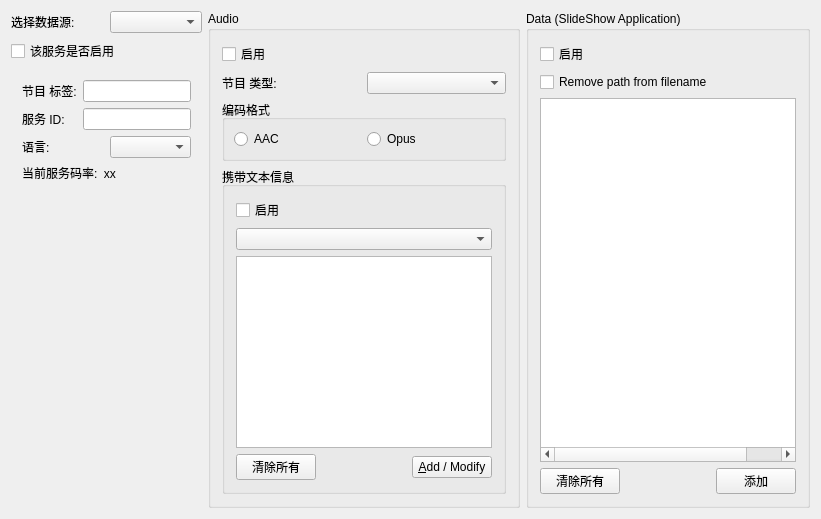
          <widget class="QWidget" name="tabService3">
           <attribute name="title">
            <string>服务 3</string>
           </attribute>
           <layout class="QHBoxLayout" name="horizontalLayout_10">
            <item>
             <layout class="QVBoxLayout" name="verticalLayout_14">
              <item>
               <layout class="QHBoxLayout" name="_23">
                <property name="spacing">
                 <number>6</number>
                </property>
                <property name="leftMargin">
                 <number>0</number>
                </property>
                <property name="topMargin">
                 <number>0</number>
                </property>
                <property name="rightMargin">
                 <number>0</number>
                </property>
                <property name="bottomMargin">
                 <number>0</number>
                </property>
                <item>
                 <widget class="QLabel" name="TextLabelProgramType_5">
                  <property name="text">
                   <string>选择数据源:</string>
                  </property>
                  <property name="wordWrap">
                   <bool>false</bool>
                  </property>
                 </widget>
                </item>
                <item>
                 <widget class="QComboBox" name="ComboBoxSelectiveSource3"/>
                </item>
               </layout>
              </item>
              <item>
               <widget class="QCheckBox" name="CheckBoxEnableService_3">
                <property name="enabled">
                 <bool>true</bool>
                </property>
                <property name="sizePolicy">
                 <sizepolicy hsizetype="Minimum" vsizetype="Minimum">
                  <horstretch>0</horstretch>
                  <verstretch>0</verstretch>
                 </sizepolicy>
                </property>
                <property name="text">
                 <string>该服务是否启用</string>
                </property>
                <property name="checked">
                 <bool>false</bool>
                </property>
                <property name="tristate">
                 <bool>false</bool>
                </property>
               </widget>
              </item>
              <item>
               <layout class="QVBoxLayout" name="_24">
                <property name="spacing">
                 <number>6</number>
                </property>
                <property name="leftMargin">
                 <number>11</number>
                </property>
                <property name="topMargin">
                 <number>11</number>
                </property>
                <property name="rightMargin">
                 <number>11</number>
                </property>
                <property name="bottomMargin">
                 <number>11</number>
                </property>
                <item>
                 <layout class="QHBoxLayout" name="_25">
                  <property name="spacing">
                   <number>6</number>
                  </property>
                  <property name="leftMargin">
                   <number>0</number>
                  </property>
                  <property name="topMargin">
                   <number>0</number>
                  </property>
                  <property name="rightMargin">
                   <number>0</number>
                  </property>
                  <property name="bottomMargin">
                   <number>0</number>
                  </property>
                  <item>
                   <widget class="QLabel" name="TextLabelServiceLabel_3">
                    <property name="text">
                     <string>节目 标签:</string>
                    </property>
                    <property name="wordWrap">
                     <bool>false</bool>
                    </property>
                   </widget>
                  </item>
                  <item>
                   <widget class="QLineEdit" name="LineEditServiceLabel_3">
                    <property name="sizePolicy">
                     <sizepolicy hsizetype="Preferred" vsizetype="Fixed">
                      <horstretch>0</horstretch>
                      <verstretch>0</verstretch>
                     </sizepolicy>
                    </property>
                   </widget>
                  </item>
                 </layout>
                </item>
                <item>
                 <layout class="QHBoxLayout" name="_26">
                  <property name="spacing">
                   <number>6</number>
                  </property>
                  <property name="leftMargin">
                   <number>0</number>
                  </property>
                  <property name="topMargin">
                   <number>0</number>
                  </property>
                  <property name="rightMargin">
                   <number>0</number>
                  </property>
                  <property name="bottomMargin">
                   <number>0</number>
                  </property>
                  <item>
                   <widget class="QLabel" name="TextLabelServiceID_3">
                    <property name="text">
                     <string>服务 ID:</string>
                    </property>
                    <property name="wordWrap">
                     <bool>false</bool>
                    </property>
                   </widget>
                  </item>
                  <item>
                   <widget class="QLineEdit" name="LineEditServiceID_3">
                    <property name="sizePolicy">
                     <sizepolicy hsizetype="Preferred" vsizetype="Fixed">
                      <horstretch>0</horstretch>
                      <verstretch>0</verstretch>
                     </sizepolicy>
                    </property>
                   </widget>
                  </item>
                 </layout>
                </item>
                <item>
                 <layout class="QHBoxLayout" name="_27">
                  <property name="spacing">
                   <number>6</number>
                  </property>
                  <property name="leftMargin">
                   <number>0</number>
                  </property>
                  <property name="topMargin">
                   <number>0</number>
                  </property>
                  <property name="rightMargin">
                   <number>0</number>
                  </property>
                  <property name="bottomMargin">
                   <number>0</number>
                  </property>
                  <item>
                   <widget class="QLabel" name="TextLabelServiceLanguage_3">
                    <property name="text">
                     <string>语言:</string>
                    </property>
                    <property name="wordWrap">
                     <bool>false</bool>
                    </property>
                   </widget>
                  </item>
                  <item>
                   <widget class="QComboBox" name="ComboBoxLanguage_3"/>
                  </item>
                 </layout>
                </item>
                <item>
                 <widget class="QLabel" name="label_12">
                  <property name="text">
                   <string>当前服务码率:  xx</string>
                  </property>
                 </widget>
                </item>
                <item>
                 <spacer name="Spacer3_3">
                  <property name="orientation">
                   <enum>Qt::Vertical</enum>
                  </property>
                  <property name="sizeType">
                   <enum>QSizePolicy::MinimumExpanding</enum>
                  </property>
                  <property name="sizeHint" stdset="0">
                   <size>
                    <width>20</width>
                    <height>20</height>
                   </size>
                  </property>
                 </spacer>
                </item>
               </layout>
              </item>
             </layout>
            </item>
            <item>
             <widget class="QGroupBox" name="GroupBoxAudio_3">
              <property name="title">
               <string>Audio</string>
              </property>
              <layout class="QVBoxLayout" name="_28">
               <property name="spacing">
                <number>6</number>
               </property>
               <property name="leftMargin">
                <number>11</number>
               </property>
               <property name="topMargin">
                <number>11</number>
               </property>
               <property name="rightMargin">
                <number>11</number>
               </property>
               <property name="bottomMargin">
                <number>11</number>
               </property>
               <item>
                <widget class="QCheckBox" name="CheckBoxEnableAudio_3">
                 <property name="enabled">
                  <bool>true</bool>
                 </property>
                 <property name="text">
                  <string>启用</string>
                 </property>
                 <property name="checked">
                  <bool>false</bool>
                 </property>
                </widget>
               </item>
               <item>
                <layout class="QHBoxLayout" name="_29">
                 <property name="spacing">
                  <number>6</number>
                 </property>
                 <property name="leftMargin">
                  <number>0</number>
                 </property>
                 <property name="topMargin">
                  <number>0</number>
                 </property>
                 <property name="rightMargin">
                  <number>0</number>
                 </property>
                 <property name="bottomMargin">
                  <number>0</number>
                 </property>
                 <item>
                  <widget class="QLabel" name="TextLabelProgramType_6">
                   <property name="text">
                    <string>节目 类型:</string>
                   </property>
                   <property name="wordWrap">
                    <bool>false</bool>
                   </property>
                  </widget>
                 </item>
                 <item>
                  <widget class="QComboBox" name="ComboBoxProgramType_6"/>
                 </item>
                </layout>
               </item>
               <item>
                <widget class="QGroupBox" name="GroupBoxCodec_3">
                 <property name="title">
                  <string>编码格式</string>
                 </property>
                 <layout class="QHBoxLayout" name="_30">
                  <item>
                   <widget class="QRadioButton" name="RadioButtonAAC_3">
                    <property name="text">
                     <string>AAC</string>
                    </property>
                   </widget>
                  </item>
                  <item>
                   <widget class="QRadioButton" name="RadioButtonOPUS_3">
                    <property name="text">
                     <string>Opus</string>
                    </property>
                   </widget>
                  </item>
                  <item>
                   <spacer name="horizontalSpacer_4">
                    <property name="orientation">
                     <enum>Qt::Horizontal</enum>
                    </property>
                    <property name="sizeType">
                     <enum>QSizePolicy::Minimum</enum>
                    </property>
                    <property name="sizeHint" stdset="0">
                     <size>
                      <width>0</width>
                      <height>20</height>
                     </size>
                    </property>
                   </spacer>
                  </item>
                 </layout>
                </widget>
               </item>
               <item>
                <widget class="QGroupBox" name="GroupBoxTextMessage_3">
                 <property name="title">
                  <string>携带文本信息</string>
                 </property>
                 <layout class="QVBoxLayout" name="_31">
                  <property name="spacing">
                   <number>6</number>
                  </property>
                  <property name="leftMargin">
                   <number>11</number>
                  </property>
                  <property name="topMargin">
                   <number>11</number>
                  </property>
                  <property name="rightMargin">
                   <number>11</number>
                  </property>
                  <property name="bottomMargin">
                   <number>11</number>
                  </property>
                  <item>
                   <widget class="QCheckBox" name="CheckBoxEnableTextMessage_3">
                    <property name="enabled">
                     <bool>true</bool>
                    </property>
                    <property name="text">
                     <string>启用</string>
                    </property>
                    <property name="checked">
                     <bool>false</bool>
                    </property>
                   </widget>
                  </item>
                  <item>
                   <widget class="QComboBox" name="ComboBoxTextMessage_3"/>
                  </item>
                  <item>
                   <widget class="QTextEdit" name="MultiLineEditTextMessage_3">
                    <property name="tabChangesFocus">
                     <bool>true</bool>
                    </property>
                    <property name="acceptRichText">
                     <bool>false</bool>
                    </property>
                   </widget>
                  </item>
                  <item>
                   <layout class="QHBoxLayout" name="_32">
                    <property name="spacing">
                     <number>6</number>
                    </property>
                    <property name="leftMargin">
                     <number>0</number>
                    </property>
                    <property name="topMargin">
                     <number>0</number>
                    </property>
                    <property name="rightMargin">
                     <number>0</number>
                    </property>
                    <property name="bottomMargin">
                     <number>0</number>
                    </property>
                    <item>
                     <widget class="QPushButton" name="PushButtonClearAllText_3">
                      <property name="text">
                       <string>清除所有</string>
                      </property>
                     </widget>
                    </item>
                    <item>
                     <spacer name="Spacer2_5">
                      <property name="orientation">
                       <enum>Qt::Horizontal</enum>
                      </property>
                      <property name="sizeType">
                       <enum>QSizePolicy::Expanding</enum>
                      </property>
                      <property name="sizeHint" stdset="0">
                       <size>
                        <width>20</width>
                        <height>20</height>
                       </size>
                      </property>
                     </spacer>
                    </item>
                    <item>
                     <widget class="QPushButton" name="PushButtonAddText_3">
                      <property name="text">
                       <string>&amp;Add / Modify</string>
                      </property>
                     </widget>
                    </item>
                   </layout>
                  </item>
                 </layout>
                </widget>
               </item>
              </layout>
             </widget>
            </item>
            <item>
             <widget class="QGroupBox" name="GroupBoxData_3">
              <property name="title">
               <string>Data (SlideShow Application)</string>
              </property>
              <layout class="QVBoxLayout" name="_33">
               <property name="spacing">
                <number>6</number>
               </property>
               <property name="leftMargin">
                <number>11</number>
               </property>
               <property name="topMargin">
                <number>11</number>
               </property>
               <property name="rightMargin">
                <number>11</number>
               </property>
               <property name="bottomMargin">
                <number>11</number>
               </property>
               <item>
                <widget class="QCheckBox" name="CheckBoxEnableData_3">
                 <property name="enabled">
                  <bool>true</bool>
                 </property>
                 <property name="text">
                  <string>启用</string>
                 </property>
                 <property name="checked">
                  <bool>false</bool>
                 </property>
                </widget>
               </item>
               <item>
                <widget class="QCheckBox" name="CheckBoxRemovePath_3">
                 <property name="text">
                  <string>Remove path from filename</string>
                 </property>
                </widget>
               </item>
               <item>
                <widget class="QTreeWidget" name="TreeWidgetFileNames_3">
                 <property name="autoScroll">
                  <bool>false</bool>
                 </property>
                 <property name="editTriggers">
                  <set>QAbstractItemView::NoEditTriggers</set>
                 </property>
                 <property name="alternatingRowColors">
                  <bool>true</bool>
                 </property>
                 <property name="selectionMode">
                  <enum>QAbstractItemView::NoSelection</enum>
                 </property>
                 <property name="selectionBehavior">
                  <enum>QAbstractItemView::SelectRows</enum>
                 </property>
                 <property name="verticalScrollMode">
                  <enum>QAbstractItemView::ScrollPerPixel</enum>
                 </property>
                 <property name="horizontalScrollMode">
                  <enum>QAbstractItemView::ScrollPerPixel</enum>
                 </property>
                 <property name="indentation">
                  <number>0</number>
                 </property>
                 <property name="rootIsDecorated">
                  <bool>false</bool>
                 </property>
                 <property name="uniformRowHeights">
                  <bool>true</bool>
                 </property>
                 <attribute name="headerVisible">
                  <bool>false</bool>
                 </attribute>
                 <attribute name="headerStretchLastSection">
                  <bool>false</bool>
                 </attribute>
                 <column>
                  <property name="text">
                   <string>File Name</string>
                  </property>
                 </column>
                 <column>
                  <property name="text">
                   <string>Size [KB]</string>
                  </property>
                 </column>
                 <column>
                  <property name="text">
                   <string>Full Path</string>
                  </property>
                 </column>
                </widget>
               </item>
               <item>
                <layout class="QHBoxLayout" name="_34">
                 <property name="spacing">
                  <number>6</number>
                 </property>
                 <property name="leftMargin">
                  <number>0</number>
                 </property>
                 <property name="topMargin">
                  <number>0</number>
                 </property>
                 <property name="rightMargin">
                  <number>0</number>
                 </property>
                 <property name="bottomMargin">
                  <number>0</number>
                 </property>
                 <item>
                  <widget class="QPushButton" name="PushButtonClearAllFileNames_3">
                   <property name="text">
                    <string>清除所有</string>
                   </property>
                  </widget>
                 </item>
                 <item>
                  <spacer name="Spacer2_6">
                   <property name="orientation">
                    <enum>Qt::Horizontal</enum>
                   </property>
                   <property name="sizeType">
                    <enum>QSizePolicy::Expanding</enum>
                   </property>
                   <property name="sizeHint" stdset="0">
                    <size>
                     <width>20</width>
                     <height>20</height>
                    </size>
                   </property>
                  </spacer>
                 </item>
                 <item>
                  <widget class="QPushButton" name="PushButtonAddFile_3">
                   <property name="text">
                    <string>添加</string>
                   </property>
                  </widget>
                 </item>
                </layout>
               </item>
              </layout>
             </widget>
            </item>
           </layout>
          </widget>
